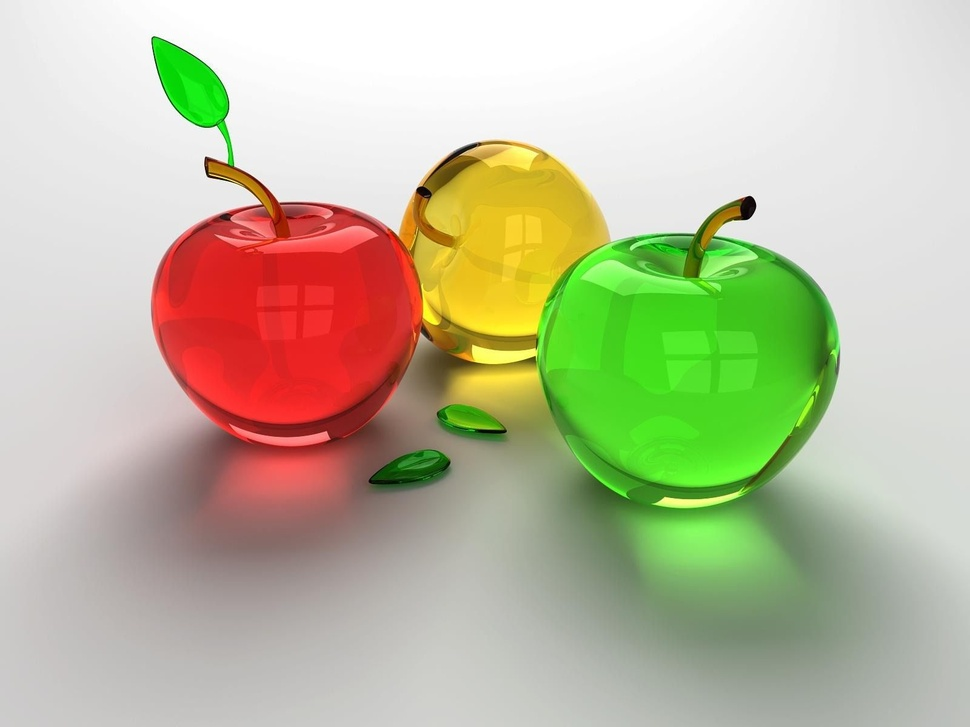
#> input picture image1.jpg, 970 x 727 px, shrunk from 1600 x 1200 before the run
$ python 02.py
#> lines starting #> are read from the running program, lines starting #| are printed output that depends on the picture; after the words box and inside, x2 and y2 are one past the last pixel; in counts of white or black regions, pixels touching at a corner belong together
import cv2
import numpy as np

img = cv2.imread("image1.jpg")
#> img is the input picture: shape (727, 970, 3); mean B, G, R 158.9, 188.9, 189.8

#gray scale image
imgGray = cv2.cvtColor(img, cv2.COLOR_BGR2GRAY)
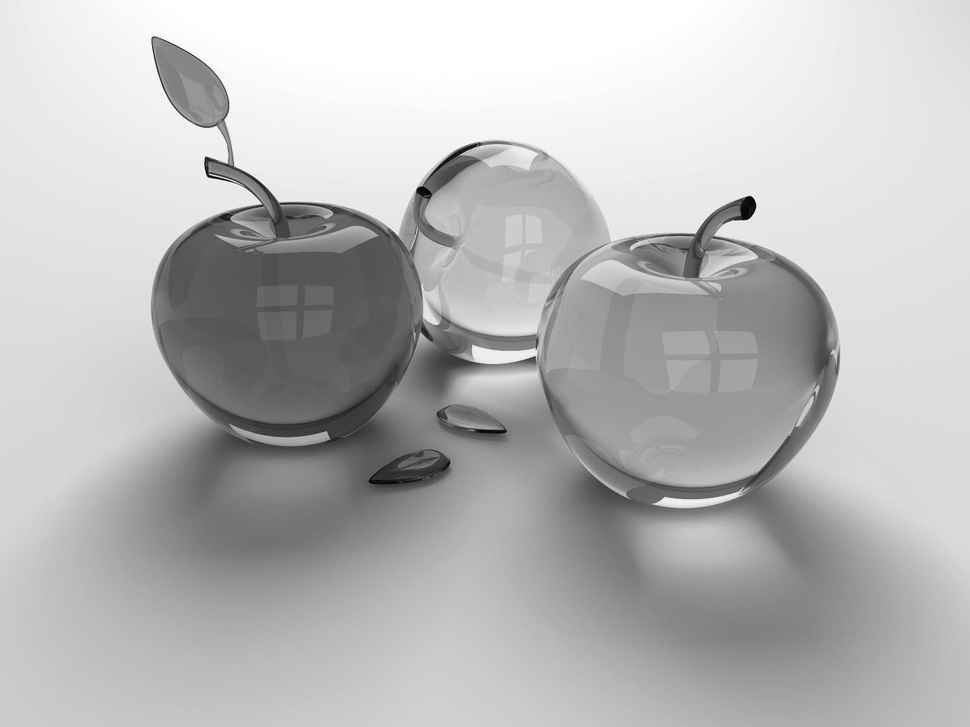
#> imgGray: shape (727, 970); min 0, max 255, mean 185.8
#cv2.imshow("Gray Image", imgGray)

#blur image
imgBlur = cv2.GaussianBlur(imgGray,(7,7),0) #kernel size-> odd number
#cv2.imshow("Blur Image", imgBlur)

#edge detector
imgCanny = cv2.Canny(img, 100, 100)
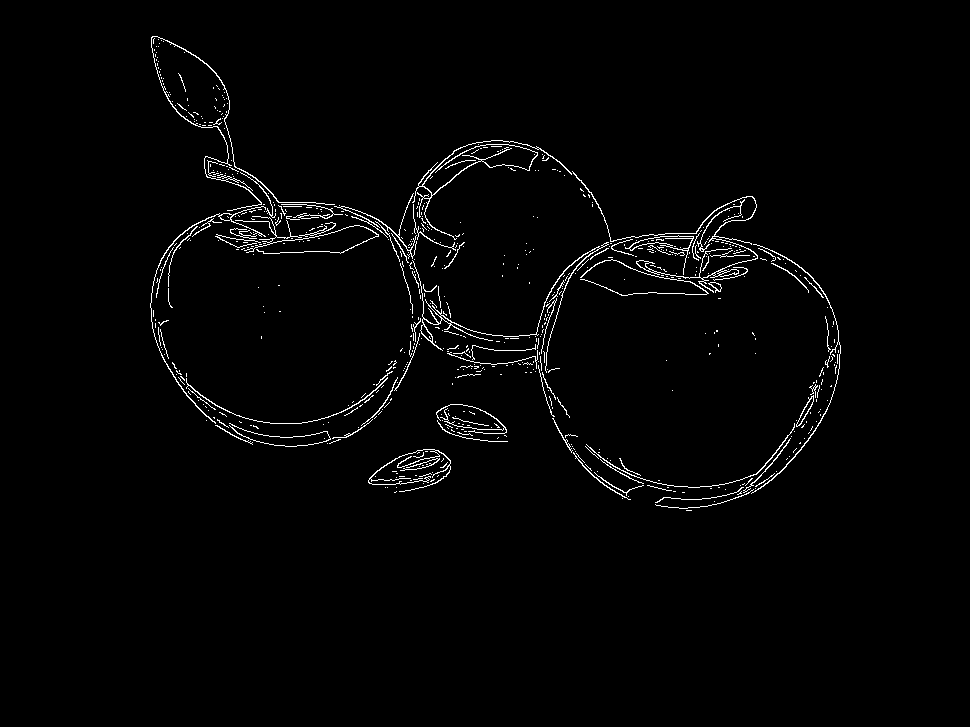
#> imgCanny: shape (727, 970); 1.8% white in thin lines or dots, all inside (x1, y1, x2, y2) = (150, 36, 841, 511)
#cv2.imshow("Canny Image", imgCanny)

#image dilation
imgDilation = cv2.dilate(imgCanny,np.ones((5,5)), iterations=2)
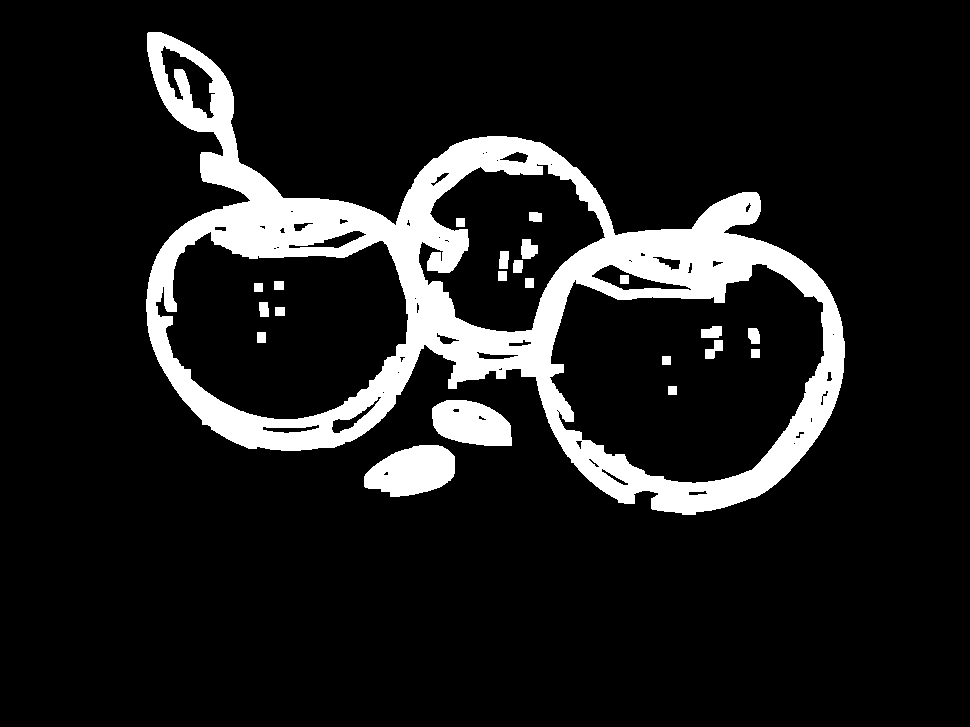
#> imgDilation: shape (727, 970); 11.7% white; 22 white regions, largest, box (x1, y1, x2, y2) and area: (146, 32, 845, 515) 73565, (364, 445, 455, 497) 3433, (432, 400, 512, 446) 2835
cv2.imshow("Dialation Image", imgDilation)

#image errosion
imgEroded = cv2.erode(imgDilation, np.ones((5, 5)), iterations=2)
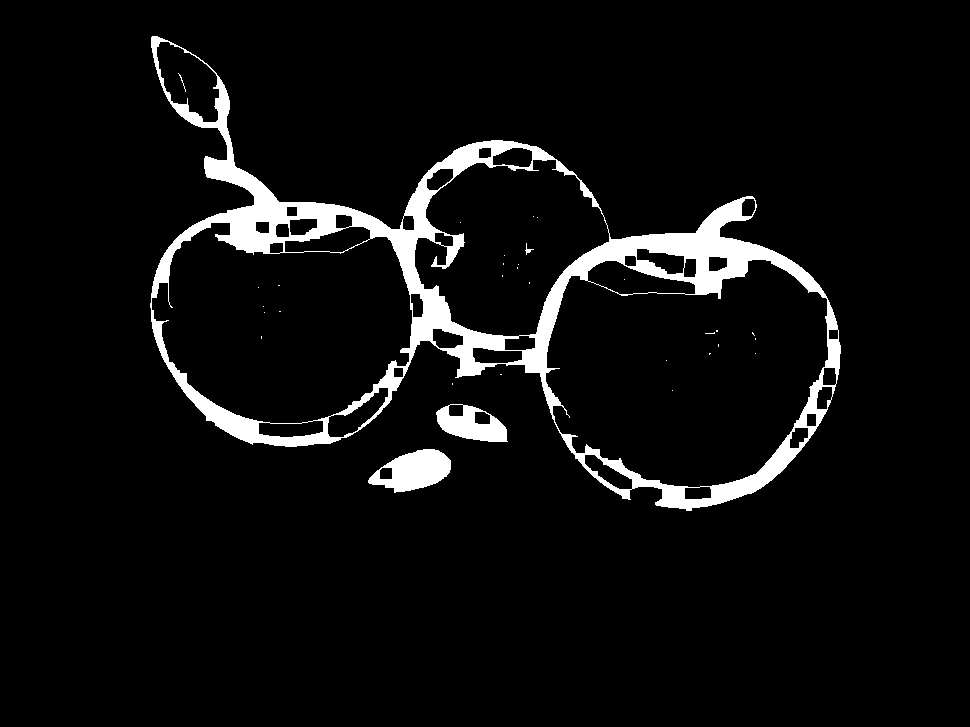
#> imgEroded: shape (727, 970); 5.7% white; 32 white regions (27 under 20 px), largest, box (x1, y1, x2, y2) and area: (150, 36, 841, 511) 36459, (368, 449, 451, 493) 2233, (436, 404, 508, 442) 1603, (525, 243, 534, 255) 31, (178, 73, 186, 92) 22
cv2.imshow("Erosion Image", imgEroded)

cv2.waitKey(0)
